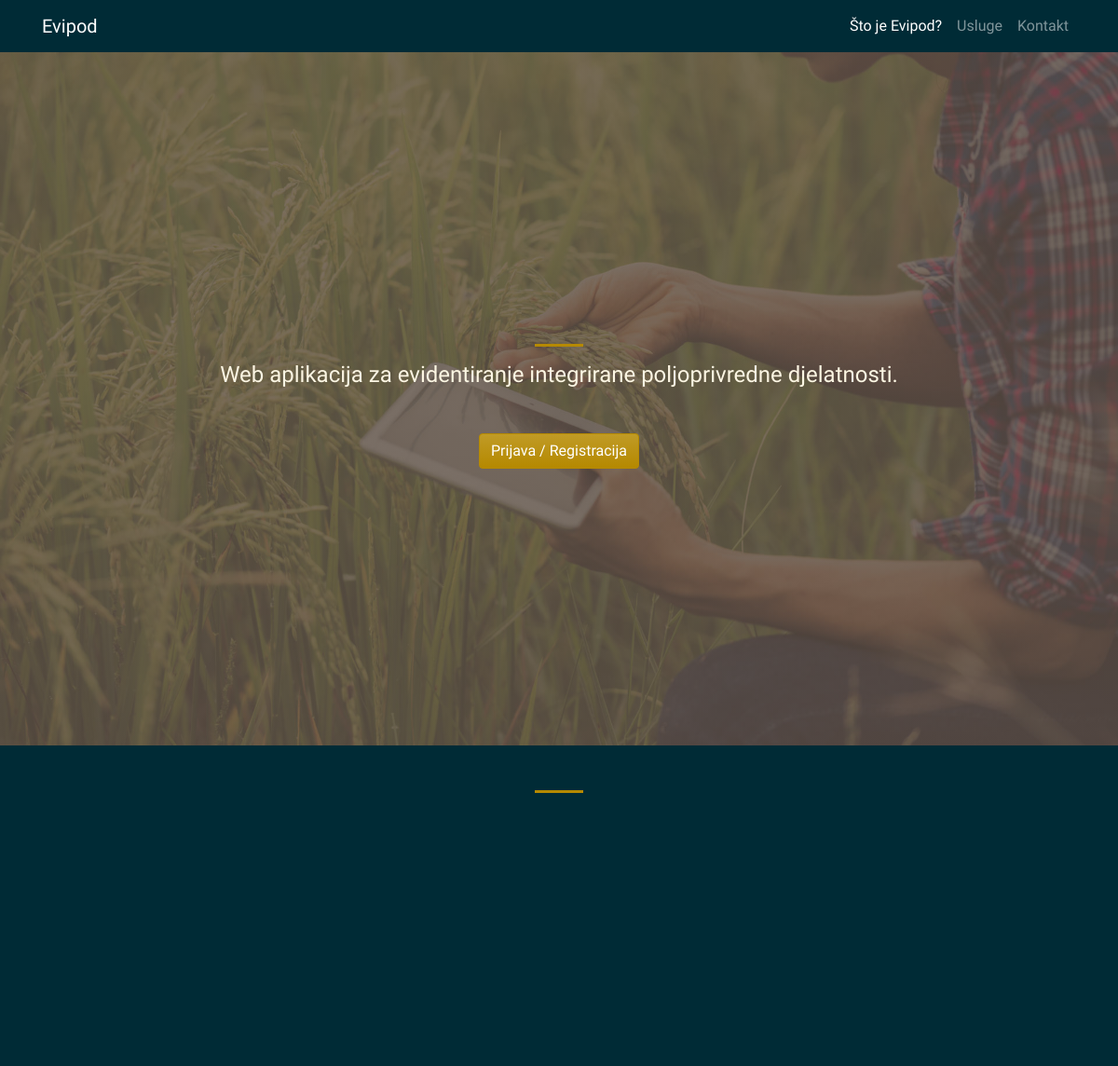
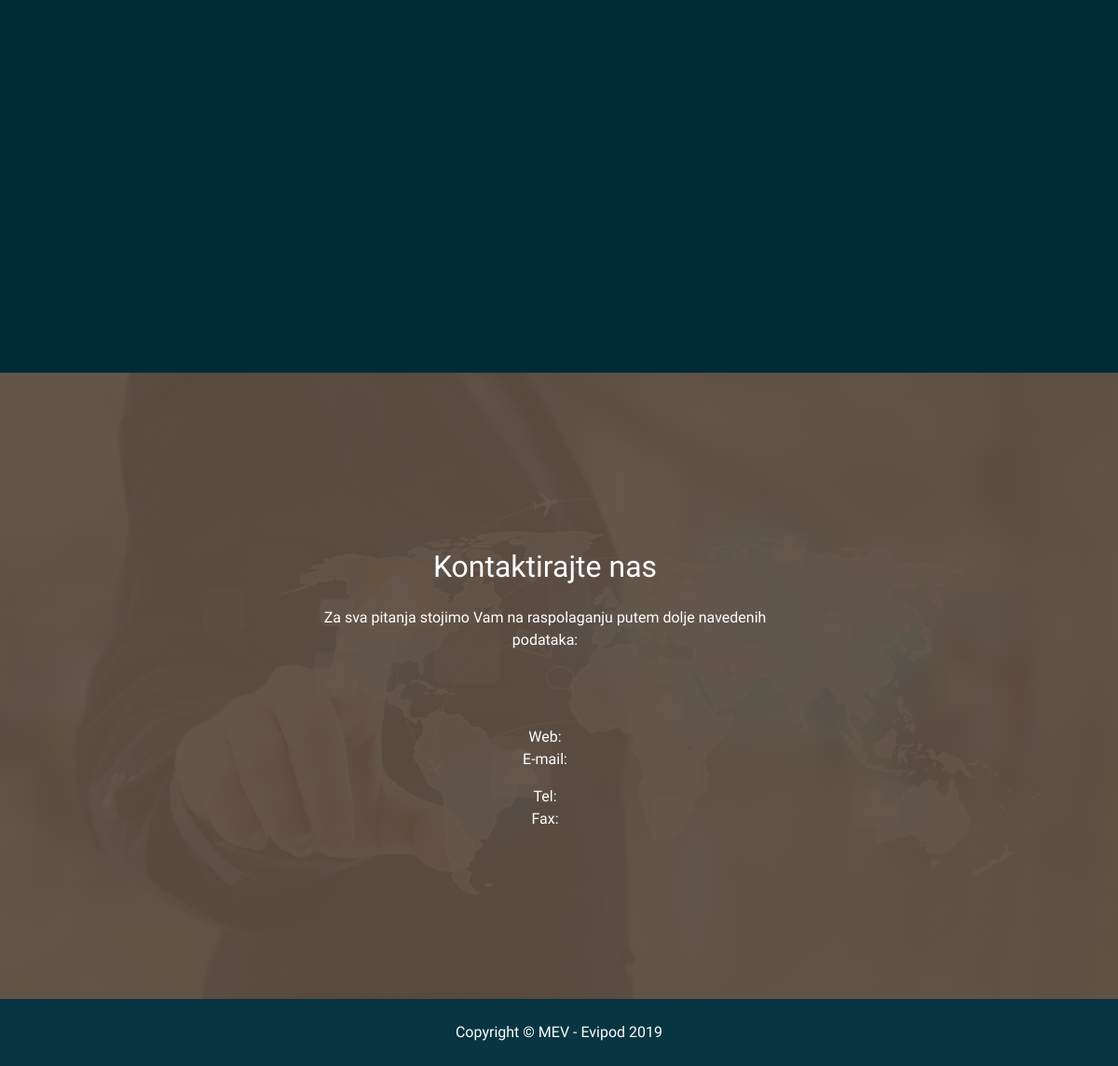
/, run on an earlier commit of the app's database (2 pictures, top to bottom).
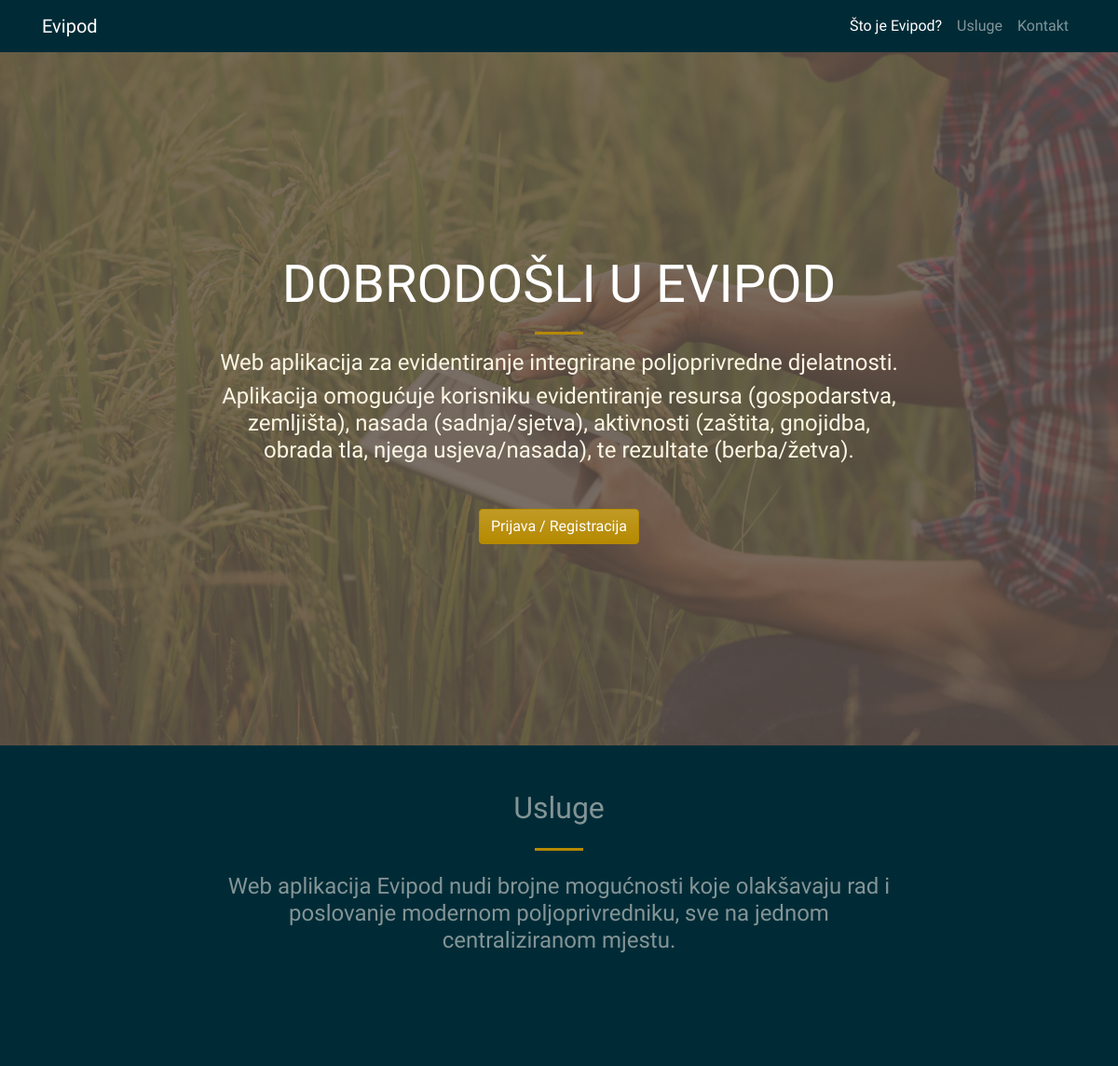
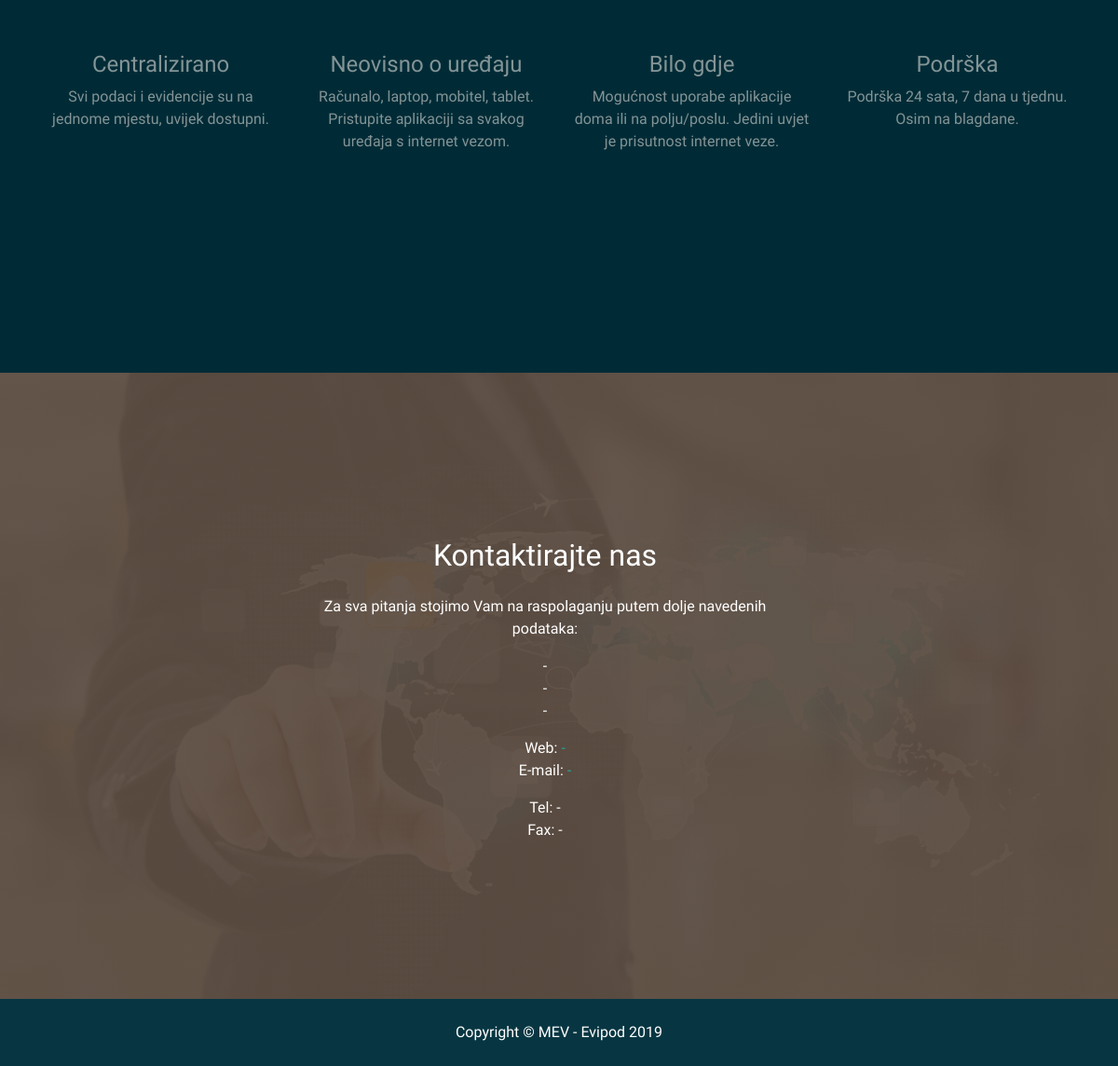
And on a later commit of the database (2 pictures, top to bottom).
### tables this page shows
CREATE TABLE IF NOT EXISTS `landing_page` (
  `id` int(11) NOT NULL DEFAULT '1',
  `section_1_title` varchar(20) NOT NULL DEFAULT 'DOBRODOŠLI U EVIPOD',
  `section_1_desc` varchar(200) NOT NULL DEFAULT 'Aplikacija omogućuje korisniku evidentiranje resursa (gospodarstva, zemljišta), nasada (sadnja/sjetva), aktivnosti (zaštita, gnojidba, obrada tla, njega usjeva/nasada), te rezultate (berba/žetva).',
  `section_2_title` varchar(20) NOT NULL DEFAULT 'Usluge',
  `section_2_desc` varchar(200) NOT NULL DEFAULT 'Web aplikacija Evipod nudi brojne mogućnosti koje olakšavaju rad i poslovanje modernom poljoprivredniku, sve na jednom centraliziranom mjestu.',
  `section_2_icon_1` varchar(30) NOT NULL DEFAULT 'fa-map-marker-alt',
  `section_2_title_1` varchar(20) NOT NULL DEFAULT 'Centralizirano',
  `section_2_desc_1` varchar(100) NOT NULL DEFAULT 'Svi podaci i evidencije su na jednome mjestu, uvijek dostupni.',
  `section_2_icon_2` varchar(30) NOT NULL DEFAULT 'fa-laptop-code',
  `section_2_title_2` varchar(20) NOT NULL DEFAULT 'Neovisno o uređaju',
  `section_2_desc_2` varchar(100) NOT NULL DEFAULT 'Računalo, laptop, mobitel, tablet. Pristupite aplikaciji sa svakog uređaja s internet vezom.',
  `section_2_icon_3` varchar(30) NOT NULL DEFAULT 'fa-globe',
  `section_2_title_3` varchar(20) NOT NULL DEFAULT 'Bilo gdje',
  `section_2_desc_3` varchar(100) NOT NULL DEFAULT 'Mogućnost uporabe aplikacije doma ili na polju/poslu. Jedini uvjet je prisutnost internet veze.',
  `section_2_icon_4` varchar(30) NOT NULL DEFAULT 'fa-calendar-alt',
  `section_2_title_4` varchar(20) NOT NULL DEFAULT 'Podrška',
  `section_2_desc_4` varchar(100) NOT NULL DEFAULT 'Podrška 24 sata, 7 dana u tjednu. Osim na blagdane.',
  `section_3_name` varchar(30) NOT NULL DEFAULT '-',
  `section_3_address` varchar(100) NOT NULL DEFAULT '-',
  `section_3_post` varchar(30) NOT NULL DEFAULT '-',
  `section_3_website` varchar(50) NOT NULL DEFAULT '-',
  `section_3_email` varchar(50) NOT NULL DEFAULT '-',
  `section_3_tel` varchar(50) NOT NULL DEFAULT '-',
  `section_3_mob` varchar(50) NOT NULL DEFAULT '-',
  PRIMARY KEY (`id`)
);

### index.php (the view, shortened to what this page needs)
<?php
require_once "./app/includes/connection.php";
$query = $conn->query("SELECT * FROM landing_page WHERE id = 1");
if ($query->num_rows > 0) {
  $row = $query->fetch_assoc();
}
?>
<!doctype html>
<html lang="en">
<head>
  <link rel="stylesheet" href="./styles/bootstrap_solar.css">
  <link rel="stylesheet" href="./styles/fontawesome_all.css">
  <link rel="stylesheet" href="./styles/custom_landing.css">
</head>
<body data-spy="scroll" data-target=".navbar" data-offset="56">
  <nav class="navbar navbar-expand-lg navbar-dark fixed-top" id="mainNav">
    <div class="container">
      <a class="navbar-brand" href="#about">Evipod</a>
      <div class="collapse navbar-collapse" id="navbarResponsive">
        <ul class="navbar-nav ml-auto my-2 my-lg-0">
          <li class="nav-item">
            <a class="nav-link" href="#about">Što je Evipod?</a>
          </li>
          <li class="nav-item">
            <a class="nav-link" href="#services">Usluge</a>
          </li>
          <li class="nav-item">
            <a class="nav-link" href="#contact">Kontakt</a>
          </li>
        </ul>
      </div>
    </div>
  </nav>
  <section class="" id="about">
    <div class="container h-100">
      <div class="row h-100 align-items-center justify-content-center text-center">
        <div class="col-lg-10 align-self-end">
          <h1 class="text-uppercase text-white display-4"><?php echo htmlentities($row['section_1_title']); ?></h1>
          <hr class="divider">
        </div>
        <div class="col-lg-8 align-self-baseline">
          <p class="h4 text-light">Web aplikacija za evidentiranje integrirane poljoprivredne djelatnosti.</p>
          <p class="mb-5 h4 text-light"><?php echo htmlentities($row['section_1_desc']); ?></p>
          <a class="btn btn-primary" href="/evipod/app/membership">Prijava / Registracija</a>
        </div>
      </div>
    </div>
  </section>
  <section class="bg-gray" id="services">
    <div class="container">
      <div class="row align-items-center justify-content-center text-center mb-5">
        <div class="col-lg-10 align-self-end">
          <h2 class="text-center mt-5"><?php echo htmlentities($row['section_2_title']); ?></h2>
          <hr class="divider my-4">
        </div>
        <div class="col-lg-8 col-md-10 align-self-start">
          <p class="mb-5 h4"><?php echo htmlentities($row['section_2_desc']); ?></p>
        </div>
      </div>
      <div class="row align-items-top justify-content-center text-center mb-5">
        <div class="col-lg-3 col-md-6 text-center">
          <div class="mt-5">
            <h3 class="h4 mb-2"><?php echo htmlentities($row['section_2_title_1']); ?></h3>
            <p class="text-muted mb-0"><?php echo htmlentities($row['section_2_desc_1']); ?></p>
          </div>
        </div>
        <div class="col-lg-3 col-md-6 text-center">
          <div class="mt-5">
            <h3 class="h4 mb-2"><?php echo htmlentities($row['section_2_title_2']); ?></h3>
            <p class="text-muted mb-0"><?php echo htmlentities($row['section_2_desc_2']); ?></p>
          </div>
        </div>
        <div class="col-lg-3 col-md-6 text-center">
          <div class="mt-5">
            <h3 class="h4 mb-2"><?php echo htmlentities($row['section_2_title_3']); ?></h3>
            <p class="text-muted mb-0"><?php echo htmlentities($row['section_2_desc_3']); ?></p>
          </div>
        </div>
        <div class="col-lg-3 col-md-6 text-center">
          <div class="mt-5">
            <h3 class="h4 mb-2"><?php echo htmlentities($row['section_2_title_4']); ?></h3>
            <p class="text-muted mb-0"><?php echo htmlentities($row['section_2_desc_4']); ?></p>
          </div>
        </div>
      </div>
  </section>
  <section id="contact">
    <div class="container text-white d-flex h-100">
      <div class="row align-self-center w-100">
        <div class="col-md-6 mx-auto text-center">
          <h2 class="text-center my-4">Kontaktirajte nas</h2>
          <ul class="unstyled-list px-0">
            <li>
              <p>Za sva pitanja stojimo Vam na raspolaganju putem dolje navedenih podataka:</p>
            </li>
            <li>
              <p>
                <?php echo htmlentities($row['section_3_name']); ?>
                <br>
                <?php echo htmlentities($row['section_3_address']); ?>
                <br>
                <?php echo htmlentities($row['section_3_post']); ?>
              </p>
            </li>
            <li>
              <p>
                Web: <?php echo '<a href="'.htmlentities($row['section_3_website']).'" target="_blank" rel="noopener noreferrer">'.htmlentities($row['section_3_website']).'</a>'; ?>
                <br>
                E-mail: <?php echo '<a href="mailto:'.htmlentities($row['section_3_email']).'">'.htmlentities($row['section_3_email']).'</a>'; ?>
              </p>
            </li>
            <li>
              <p>
                Tel: <?php echo htmlentities($row['section_3_tel']); ?>
                <br>
                Fax: <?php echo htmlentities($row['section_3_mob']); ?>
              </p>
            </li>
          </ul>
        </div>
      </div>
    </div>
  </section>
  <footer class="py-4 bg-dark">
    <div class="container">
      <p class="m-0 text-center text-white">Copyright &copy; MEV - Evipod 2019</p>
    </div>
  </footer>
</body>
</html>

### styles/custom_landing.css (style rules this page uses)
.navbar { background-color: #002B36; }
#about { padding-top: 56px; height: 100vh; background: linear-gradient(to bottom,rgba(92,77,66,.8) 0,rgba(92,77,66,.8) 100%), url('../images/about.jpg'); background-position: center; background-repeat: no-repeat; background-attachment: scroll; background-size: cover; }
@media (min-width: 992px) { #services { height: calc(100vh - 56px); } }
@media (min-width: 992px) { #contact { height: calc(100vh - 72px - 56px); } }
#contact { background: linear-gradient(to bottom,rgba(92,77,66,.95) 0,rgba(92,77,66,.95) 100%), url('../images/contact.jpg'); background-position: center; background-repeat: no-repeat; background-attachment: scroll; background-size: cover; }
hr.divider { max-width: 3.25rem; border-width: 0.2rem; border-color: #B58900; }
.unstyled-list { list-style: none; }

What changed in the data, as far as the page shows it:
added landing_page: section_1_title "DOBRODOŠLI U EVIPOD", section_1_desc "Aplikacija omogućuje korisniku evidentiranje resursa (gospodarstva, zemljišta), nasada (sadnja/sjetva), aktivnosti (zaštita, gnojidba, obrada tla, njega usjeva/nasada), te rezultate (berba/žetva).", section_2_title "Usluge", section_2_desc "Web aplikacija Evipod nudi brojne mogućnosti koje olakšavaju rad i poslovanje modernom poljoprivredniku, sve na jednom centraliziranom mjestu.", section_2_title_1 "Centralizirano", section_2_desc_1 "Svi podaci i evidencije su na jednome mjestu, uvijek dostupni.", section_2_title_2 "Neovisno o uređaju", section_2_desc_2 "Računalo, laptop, mobitel, tablet. Pristupite aplikaciji sa svakog uređaja s internet vezom.", section_2_title_3 "Bilo gdje", section_2_desc_3 "Mogućnost uporabe aplikacije doma ili na polju/poslu. Jedini uvjet je prisutnost internet veze.", section_2_title_4 "Podrška", section_2_desc_4 "Podrška 24 sata, 7 dana u tjednu. Osim na blagdane.", section_3_name "-", section_3_address "-", section_3_post "-", section_3_website "-", section_3_email "-", section_3_tel "-", section_3_mob "-"
